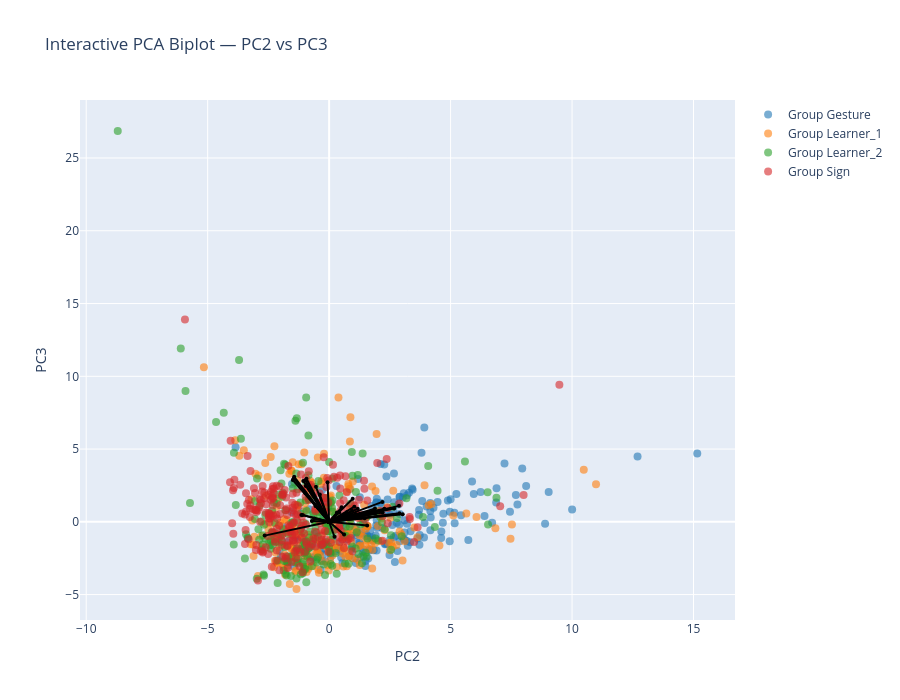

Source (notebook cell):
### Markdown cell above
### Biplot PC2-PC3

### Code cell
pcs_to_plot = [2, 3]  # PC1–PC2

sig_features_GS = (
    df_sig_vars_GS[
        (df_sig_vars_GS["sig_loading"]) &
        (df_sig_vars_GS["PC"].isin(pcs_to_plot))
    ]["feature"]
    .unique()
)

feature_names = df_clean.columns[:-1]
selected_vars = [feature_names.get_loc(f) for f in sig_features_GS if f in feature_names]

arrow_strength = (
    df_sig_vars_GS[df_sig_vars_GS["PC"].isin([pcs_to_plot])]
    .groupby("feature")["index_loading"]
    .mean()
    .to_dict()
)

interactive_PCA_biplot(
    score=x_new_GS, 
    coeff=loadings_GS, 
    labels=feature_names, 
    y=y, 
    selected_vars=selected_vars, 
    pc_x=pcs_to_plot[0], pc_y=pcs_to_plot[1],
    show_labels=False,
    arrow_strength=arrow_strength
)

# static plot
static_PCA_biplot(
    score=x_new_GS, 
    coeff=loadings_GS, 
    labels=feature_names, 
    y=y, 
    selected_vars=selected_vars, 
    pc_x=pcs_to_plot[0], pc_y=pcs_to_plot[1],
    show_labels=False,
    arrow_strength=arrow_strength,
    save_path=os.path.join(curfolder, "plots", "PCA_GS_all_PC2_3_biplot.png")
)

### Figure 1 — Plotly figure (JSON) as saved in the notebook; plotly's stock layout.template omitted (floating-point values rounded to 4 significant figures; data arrays with more than 128 entries replaced by an {"elided": "..."} marker saying what was removed)
{"data": [{"hoverinfo": "text", "marker": {"color": "#1f77b4", "opacity": 0.6, "size": 8}, "mode": "markers", "name": "Group Gesture", "showlegend": true, "text": {"elided": "197 str values"}, "type": "scatter", "x": {"elided": "197 float values"}, "y": {"elided": "197 float values"}}, {"hoverinfo": "text", "marker": {"color": "#ff7f0e", "opacity": 0.6, "size": 8}, "mode": "markers", "name": "Group Learner_1", "showlegend": true, "text": {"elided": "236 str values"}, "type": "scatter", "x": {"elided": "236 float values"}, "y": {"elided": "236 float values"}}, {"hoverinfo": "text", "marker": {"color": "#2ca02c", "opacity": 0.6, "size": 8}, "mode": "markers", "name": "Group Learner_2", "showlegend": true, "text": {"elided": "223 str values"}, "type": "scatter", "x": {"elided": "223 float values"}, "y": {"elided": "223 float values"}}, {"hoverinfo": "text", "marker": {"color": "#d62728", "opacity": 0.6, "size": 8}, "mode": "markers", "name": "Group Sign", "showlegend": true, "text": {"elided": "246 str values"}, "type": "scatter", "x": {"elided": "246 float values"}, "y": {"elided": "246 float values"}}, {"hoverinfo": "text", "hovertext": "gross__magnitude__arm_speed_Gmean", "line": {"color": "black"}, "marker": {"size": 4}, "mode": "lines+markers", "showlegend": false, "textposition": "top center", "type": "scatter", "x": [0, 2.193], "y": [0, 1.367]}, {"hoverinfo": "text", "hovertext": "gross__variability__arm_speed_Gstd", "line": {"color": "black"}, "marker": {"size": 4}, "mode": "lines+markers", "showlegend": false, "textposition": "top center", "type": "scatter", "x": [0, 0.9452], "y": [0, 0.7523]}, {"hoverinfo": "text", "hovertext": "gross__magnitude__arm_speed_peak_mean", "line": {"color": "black"}, "marker": {"size": 4}, "mode": "lines+markers", "showlegend": false, "textposition": "top center", "type": "scatter", "x": [0, 0.7255], "y": [0, 0.6532]}, {"hoverinfo": "text", "hovertext": "gross__variability__arm_speed_peak_std", "line": {"color": "black"}, "marker": {"size": 4}, "mode": "lines+markers", "showlegend": false, "textposition": "top center", "type": "scatter", "x": [0, 0.9764], "y": [0, 0.4383]}, {"hoverinfo": "text", "hovertext": "gross__rhythm__arm_speed_peak_n", "line": {"color": "black"}, "marker": {"size": 4}, "mode": "lines+markers", "showlegend": false, "textposition": "top center", "type": "scatter", "x": [0, 2.896], "y": [0, 0.5941]}, {"hoverinfo": "text", "hovertext": "gross__rhythm__arm_speed_peak_rate", "line": {"color": "black"}, "marker": {"size": 4}, "mode": "lines+markers", "showlegend": false, "textposition": "top center", "type": "scatter", "x": [0, 1.818], "y": [0, 0.7853]}, {"hoverinfo": "text", "hovertext": "gross__rhythm__arm_speed_mod_depth", "line": {"color": "black"}, "marker": {"size": 4}, "mode": "lines+markers", "showlegend": false, "textposition": "top center", "type": "scatter", "x": [0, -0.6071], "y": [0, 0.2227]}, {"hoverinfo": "text", "hovertext": "gross__magnitude__arm_acc_Gmean", "line": {"color": "black"}, "marker": {"size": 4}, "mode": "lines+markers", "showlegend": false, "textposition": "top center", "type": "scatter", "x": [0, 1.04], "y": [0, 1.04]}, {"hoverinfo": "text", "hovertext": "gross__variability__arm_acc_peak_std", "line": {"color": "black"}, "marker": {"size": 4}, "mode": "lines+markers", "showlegend": false, "textposition": "top center", "type": "scatter", "x": [0, 1.202], "y": [0, 0.4128]}, {"hoverinfo": "text", "hovertext": "gross__rhythm__arm_acc_peak_n", "line": {"color": "black"}, "marker": {"size": 4}, "mode": "lines+markers", "showlegend": false, "textposition": "top center", "type": "scatter", "x": [0, 3.029], "y": [0, 0.5229]}, {"hoverinfo": "text", "hovertext": "gross__rhythm__arm_acc_peak_rate", "line": {"color": "black"}, "marker": {"size": 4}, "mode": "lines+markers", "showlegend": false, "textposition": "top center", "type": "scatter", "x": [0, 2.272], "y": [0, 0.896]}, {"hoverinfo": "text", "hovertext": "gross__magnitude__arm_speed_integral", "line": {"color": "black"}, "marker": {"size": 4}, "mode": "lines+markers", "showlegend": false, "textposition": "top center", "type": "scatter", "x": [0, 2.876], "y": [0, 1.096]}, {"hoverinfo": "text", "hovertext": "gross__rhythm__arm_speed_sampen", "line": {"color": "black"}, "marker": {"size": 4}, "mode": "lines+markers", "showlegend": false, "textposition": "top center", "type": "scatter", "x": [0, 1.176], "y": [0, 0.8987]}, {"hoverinfo": "text", "hovertext": "gross__smoothness__arm_intermittency", "line": {"color": "black"}, "marker": {"size": 4}, "mode": "lines+markers", "showlegend": false, "textposition": "top center", "type": "scatter", "x": [0, 1.566], "y": [0, -0.2496]}, {"hoverinfo": "text", "hovertext": "gross__smoothness__arm_sparc", "line": {"color": "black"}, "marker": {"size": 4}, "mode": "lines+markers", "showlegend": false, "textposition": "top center", "type": "scatter", "x": [0, 1.464], "y": [0, 0.2508]}, {"hoverinfo": "text", "hovertext": "gross__rhythm__band1_dom_freq_totalarm", "line": {"color": "black"}, "marker": {"size": 4}, "mode": "lines+markers", "showlegend": false, "textposition": "top center", "type": "scatter", "x": [0, 1.286], "y": [0, 0.5287]}, {"hoverinfo": "text", "hovertext": "gross__rhythm__band1_centroid_totalarm", "line": {"color": "black"}, "marker": {"size": 4}, "mode": "lines+markers", "showlegend": false, "textposition": "top center", "type": "scatter", "x": [0, 2.201], "y": [0, 0.6335]}, {"hoverinfo": "text", "hovertext": "gross__rhythm__band1_band_power_totalarm", "line": {"color": "black"}, "marker": {"size": 4}, "mode": "lines+markers", "showlegend": false, "textposition": "top center", "type": "scatter", "x": [0, -2.653], "y": [0, -0.9478]}, {"hoverinfo": "text", "hovertext": "gross__rhythm__band1_entropy_totalarm", "line": {"color": "black"}, "marker": {"size": 4}, "mode": "lines+markers", "showlegend": false, "textposition": "top center", "type": "scatter", "x": [0, 1.89], "y": [0, 0.5569]}, {"hoverinfo": "text", "hovertext": "gross__rhythm__band2_dom_freq_totalarm", "line": {"color": "black"}, "marker": {"size": 4}, "mode": "lines+markers", "showlegend": false, "textposition": "top center", "type": "scatter", "x": [0, 1.304], "y": [0, 0.2882]}, {"hoverinfo": "text", "hovertext": "gross__rhythm__band2_band_power_totalarm", "line": {"color": "black"}, "marker": {"size": 4}, "mode": "lines+markers", "showlegend": false, "textposition": "top center", "type": "scatter", "x": [0, 2.676], "y": [0, 0.9136]}, {"hoverinfo": "text", "hovertext": "gross__rhythm__band3_dom_freq_totalarm", "line": {"color": "black"}, "marker": {"size": 4}, "mode": "lines+markers", "showlegend": false, "textposition": "top center", "type": "scatter", "x": [0, -0.7114], "y": [0, 0.0551]}, {"hoverinfo": "text", "hovertext": "gross__rhythm__band3_centroid_totalarm", "line": {"color": "black"}, "marker": {"size": 4}, "mode": "lines+markers", "showlegend": false, "textposition": "top center", "type": "scatter", "x": [0, -1.142], "y": [0, 0.4756]}, {"hoverinfo": "text", "hovertext": "gross__rhythm__band3_entropy_totalarm", "line": {"color": "black"}, "marker": {"size": 4}, "mode": "lines+markers", "showlegend": false, "textposition": "top center", "type": "scatter", "x": [0, -1.09], "y": [0, 0.4634]}, {"hoverinfo": "text", "hovertext": "gross__magnitude__bbmv_arms_total", "line": {"color": "black"}, "marker": {"size": 4}, "mode": "lines+markers", "showlegend": false, "textposition": "top center", "type": "scatter", "x": [0, 1.888], "y": [0, 0.9072]}, {"hoverinfo": "text", "hovertext": "gross__proxdist__directness_arms", "line": {"color": "black"}, "marker": {"size": 4}, "mode": "lines+markers", "showlegend": false, "textposition": "top center", "type": "scatter", "x": [0, 0.6636], "y": [0, 0.2045]}, {"hoverinfo": "text", "hovertext": "fine__handshape__fingertip_spread_mean", "line": {"color": "black"}, "marker": {"size": 4}, "mode": "lines+markers", "showlegend": false, "textposition": "top center", "type": "scatter", "x": [0, -1.437], "y": [0, 3.092]}, {"hoverinfo": "text", "hovertext": "fine__variability__fingertip_spread_std", "line": {"color": "black"}, "marker": {"size": 4}, "mode": "lines+markers", "showlegend": false, "textposition": "top center", "type": "scatter", "x": [0, -1.494], "y": [0, 2.867]}, {"hoverinfo": "text", "hovertext": "fine__handshape__thumb_index_mean", "line": {"color": "black"}, "marker": {"size": 4}, "mode": "lines+markers", "showlegend": false, "textposition": "top center", "type": "scatter", "x": [0, -1.456], "y": [0, 2.989]}, {"hoverinfo": "text", "hovertext": "fine__variability__thumb_index_std", "line": {"color": "black"}, "marker": {"size": 4}, "mode": "lines+markers", "showlegend": false, "textposition": "top center", "type": "scatter", "x": [0, -0.9823], "y": [0, 2.855]}, {"hoverinfo": "text", "hovertext": "fine__handshape__mcp_tip_mean", "line": {"color": "black"}, "marker": {"size": 4}, "mode": "lines+markers", "showlegend": false, "textposition": "top center", "type": "scatter", "x": [0, -1.065], "y": [0, 2.812]}, {"hoverinfo": "text", "hovertext": "fine__variability__mcp_tip_std", "line": {"color": "black"}, "marker": {"size": 4}, "mode": "lines+markers", "showlegend": false, "textposition": "top center", "type": "scatter", "x": [0, -0.9595], "y": [0, 2.466]}, {"hoverinfo": "text", "hovertext": "fine__handshape__thumb_opposition_mean", "line": {"color": "black"}, "marker": {"size": 4}, "mode": "lines+markers", "showlegend": false, "textposition": "top center", "type": "scatter", "x": [0, -0.9748], "y": [0, 1.967]}, {"hoverinfo": "text", "hovertext": "fine__handshape__handshape_size_mean", "line": {"color": "black"}, "marker": {"size": 4}, "mode": "lines+markers", "showlegend": false, "textposition": "top center", "type": "scatter", "x": [0, 1.09], "y": [0, 0.5416]}, {"hoverinfo": "text", "hovertext": "fine__variability__handshape_size_std", "line": {"color": "black"}, "marker": {"size": 4}, "mode": "lines+markers", "showlegend": false, "textposition": "top center", "type": "scatter", "x": [0, 0.9702], "y": [0, 1.584]}, {"hoverinfo": "text", "hovertext": "fine__variability__handshape_variability", "line": {"color": "black"}, "marker": {"size": 4}, "mode": "lines+markers", "showlegend": false, "textposition": "top center", "type": "scatter", "x": [0, -0.9328], "y": [0, 2.96]}, {"hoverinfo": "text", "hovertext": "fine__coordination__corr_middle_ring", "line": {"color": "black"}, "marker": {"size": 4}, "mode": "lines+markers", "showlegend": false, "textposition": "top center", "type": "scatter", "x": [0, 0.6162], "y": [0, -0.8798]}, {"hoverinfo": "text", "hovertext": "fine__variability__flexion_entropy", "line": {"color": "black"}, "marker": {"size": 4}, "mode": "lines+markers", "showlegend": false, "textposition": "top center", "type": "scatter", "x": [0, 0.8287], "y": [0, 0.4542]}, {"hoverinfo": "text", "hovertext": "gross__rhythm__band2_centroid_totalarm", "line": {"color": "black"}, "marker": {"size": 4}, "mode": "lines+markers", "showlegend": false, "textposition": "top center", "type": "scatter", "x": [0, 0.4163], "y": [0, 0.6379]}, {"hoverinfo": "text", "hovertext": "gross__rhythm__band2_entropy_totalarm", "line": {"color": "black"}, "marker": {"size": 4}, "mode": "lines+markers", "showlegend": false, "textposition": "top center", "type": "scatter", "x": [0, 0.322], "y": [0, 0.6376]}, {"hoverinfo": "text", "hovertext": "gross__rhythm__band3_band_power_totalarm", "line": {"color": "black"}, "marker": {"size": 4}, "mode": "lines+markers", "showlegend": false, "textposition": "top center", "type": "scatter", "x": [0, 0.5131], "y": [0, 0.9986]}, {"hoverinfo": "text", "hovertext": "fine__variability__thumb_opposition_std", "line": {"color": "black"}, "marker": {"size": 4}, "mode": "lines+markers", "showlegend": false, "textposition": "top center", "type": "scatter", "x": [0, -0.3822], "y": [0, 1.88]}, {"hoverinfo": "text", "hovertext": "fine__magnitude__flexion_speed_mean", "line": {"color": "black"}, "marker": {"size": 4}, "mode": "lines+markers", "showlegend": false, "textposition": "top center", "type": "scatter", "x": [0, -0.06504], "y": [0, 2.726]}, {"hoverinfo": "text", "hovertext": "fine__variability__flexion_speed_std", "line": {"color": "black"}, "marker": {"size": 4}, "mode": "lines+markers", "showlegend": false, "textposition": "top center", "type": "scatter", "x": [0, -0.5419], "y": [0, 2.407]}, {"hoverinfo": "text", "hovertext": "fine__coordination__finger_independence", "line": {"color": "black"}, "marker": {"size": 4}, "mode": "lines+markers", "showlegend": false, "textposition": "top center", "type": "scatter", "x": [0, -0.5652], "y": [0, 1.08]}, {"hoverinfo": "text", "hovertext": "fine__coordination__corr_index_middle", "line": {"color": "black"}, "marker": {"size": 4}, "mode": "lines+markers", "showlegend": false, "textposition": "top center", "type": "scatter", "x": [0, 0.2223], "y": [0, -1.035]}], "layout": {"height": 700, "hovermode": "closest", "title": {"text": "Interactive PCA Biplot — PC2 vs PC3"}, "width": 900, "xaxis": {"title": {"text": "PC2"}}, "yaxis": {"title": {"text": "PC3"}}}}
